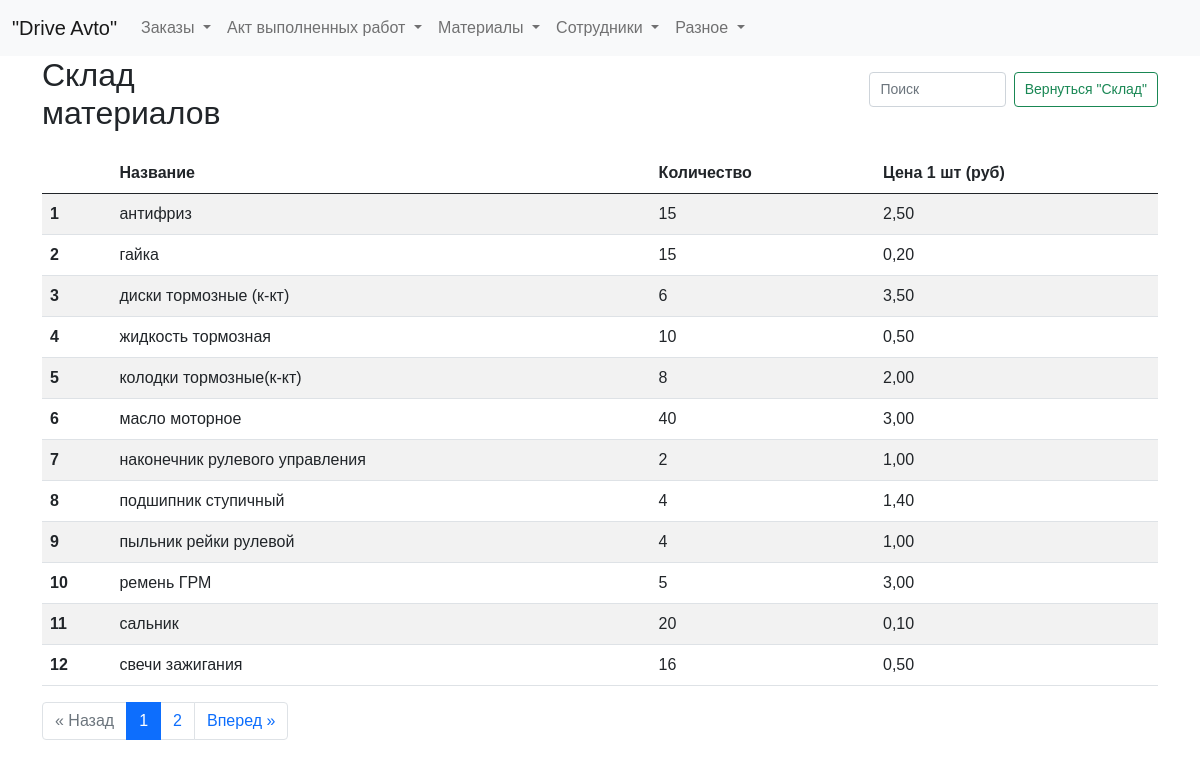
The app's page /stock with its own data.
### tables this page shows
CREATE TABLE stock_plus (
id integer PRIMARY KEY AUTOINCREMENT,
name text NOT NULL,
quantity integer NOT NULL,
price_unit integer NOT NULL
);

### fcompany.py (the view)
@app.route("/stock")
def showStock():
    page = request.args.get('page', 1, type=int)
    per_page = 12  # Количество элементов на странице
    stock_query = dbase.getStock()  # Получаем все элементы склада
    total_items = len(stock_query)  # Получаем общее количество элементов
    total_pages = ceil(total_items / per_page)  # Вычисляем общее количество страниц
    start_index = (page - 1) * per_page
    end_index = start_index + per_page
    stock = stock_query[start_index:end_index]  # Получаем элементы текущей страницы
    pagination = {
        'page': page,
        'per_page': per_page,
        'total_pages': total_pages,
        'total_items': total_items
    }
    return render_template("stock.html", title="Склад материалов", stock=stock, pagination=pagination)

### fcompany.py (called while the page is built)
def connect_db():  # общая функция для установления соединения с БД
    conn = sqlite3.connect(app.config['DATABASE'])
    conn.row_factory = sqlite3.Row  # записи будут представлены не в виде кортежей, а в виде словаря (для исп в шаблонах)
    return conn

def get_db():
    if not hasattr(g, 'link_db'):
        g.link_db = connect_db()
    return g.link_db

@app.before_request
def before_request():
    global dbase
    db = get_db()
    dbase = FDataBase(db)

### templates/stock.html (shortened to what this page needs)
{% extends 'base.html' %}
{% block content %}
<div class="header-container">
  <h2>Склад материалов</h2>
  <form class="d-flex search-form" role="search">
    <input class="form-control me-2 narrow-search" type="search" id="searchInput" placeholder="Поиск" aria-label="Search">
    <button class="btn btn-outline-success narrow-button" type="submit">Вернуться "Склад"</button>
  </form>
</div>
<table id="myTable" class="table table-striped">
  <thead>
    <tr>
      <th scope="col"></th>
      <th scope="col">Название</th>
      <th scope="col">Количество</th>
      <th scope="col">Цена 1 шт (руб)</th>
    </tr>
  </thead>
  <tbody>
    {% for row in stock %}
    <tr>
      <th scope="row">{{ loop.index }}</th>
      <td>{{ row.name_total }}</td>
      <td>{{ row.quantity_total }}</td>
      <td>{{ ('%.2f' % (row.price_unit_total / 100) ) | replace('.', ',') }}</td>
    </tr>
    {% endfor %}
  </tbody>
</table>
{% if pagination.total_items > pagination.per_page %}
<nav aria-label="Page navigation">
  <ul class="pagination justify-content-center">
    {% if pagination.page > 1 %}
      <li class="page-item"><a class="page-link" href="{{ url_for('showStock', page=pagination.page-1) }}">&laquo; Назад</a></li>
    {% else %}
      <li class="page-item disabled"><span class="page-link">&laquo; Назад</span></li>
    {% endif %}
    {% for page_num in range(1, pagination.total_pages+1) %}
      {% if page_num == pagination.page %}
        <li class="page-item active"><span class="page-link">{{ page_num }}</span></li>
      {% else %}
        <li class="page-item"><a class="page-link" href="{{ url_for('showStock', page=page_num) }}">{{ page_num }}</a></li>
      {% endif %}
    {% endfor %}
    {% if pagination.page < pagination.total_pages %}
      <li class="page-item"><a class="page-link" href="{{ url_for('showStock', page=pagination.page+1) }}">Вперед &raquo;</a></li>
    {% else %}
      <li class="page-item disabled"><span class="page-link">Вперед &raquo;</span></li>
    {% endif %}
  </ul>
</nav>
{% endif %}
{% endblock %}

### static/css/styles.css (style rules this page uses)
input.form-control { width: 100%; }
.narrow-button { max-width: 250px; white-space: nowrap; font-size: 16px; }
.narrow-search { max-width: 400px; }
.header-container { display: flex; justify-content: space-between; align-items: center; margin-bottom: 20px; }
.search-form { margin-left: 300px; }
h2 { margin: 0; margin-right: 300px; }
html, body { font-family: 'Arial'; margin: 0; padding: 0; height: 100%; width: 100%; }
a { color: #0059b2; text-decoration: none; }
.btn { margin-bottom: 10px; }
.narrow-search { height: 35px; font-size: 14px; padding: 5px 10px; }
.narrow-button { height: 35px; font-size: 14px; padding: 5px 10px; line-height: 1.5; }

### records on screen
stock_plus: name_total "антифриз", quantity_total "15", price_unit_total "2,50"
stock_plus: name_total "гайка", quantity_total "15", price_unit_total "0,20"
stock_plus: name_total "диски тормозные (к-кт)", quantity_total "6", price_unit_total "3,50"
stock_plus: name_total "жидкость тормозная", quantity_total "10", price_unit_total "0,50"
stock_plus: name_total "колодки тормозные(к-кт)", quantity_total "8", price_unit_total "2,00"
stock_plus: name_total "масло моторное", quantity_total "40", price_unit_total "3,00"
stock_plus: name_total "наконечник рулевого управления", quantity_total "2", price_unit_total "1,00"
stock_plus: name_total "подшипник ступичный", quantity_total "4", price_unit_total "1,40"
stock_plus: name_total "пыльник рейки рулевой", quantity_total "4", price_unit_total "1,00"
stock_plus: name_total "ремень ГРМ", quantity_total "5", price_unit_total "3,00"
stock_plus: name_total "сальник", quantity_total "20", price_unit_total "0,10"
stock_plus: name_total "свечи зажигания", quantity_total "16", price_unit_total "0,50"

### other values on screen
{{ page_num }} "1"
{{ page_num }} "2"
